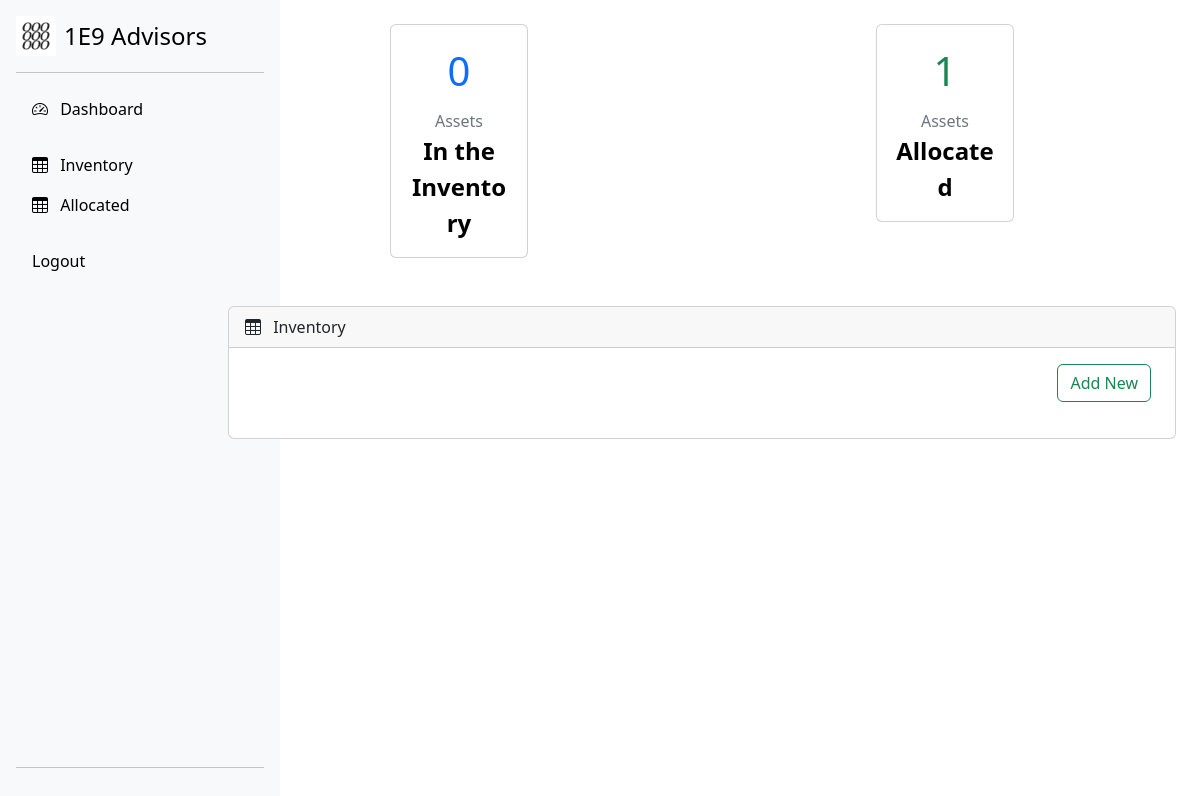
Page /newbase/ (signed in) on the earlier database version.
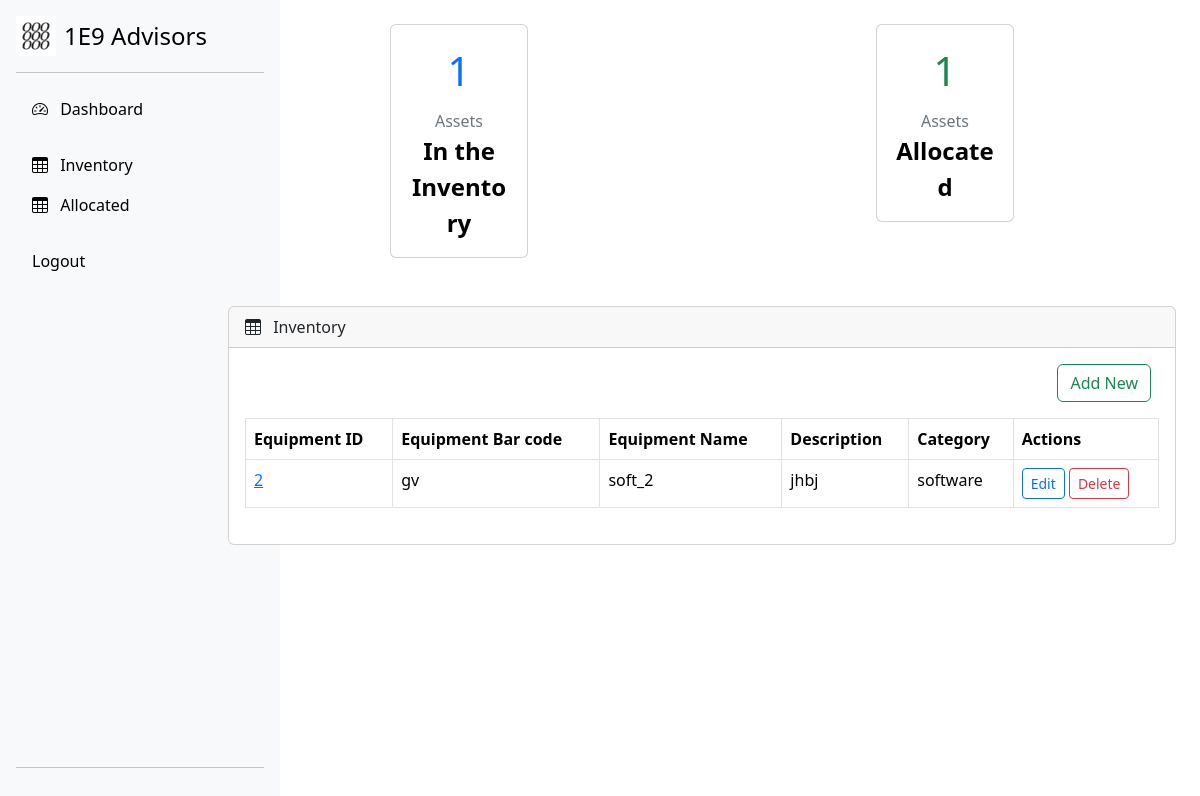
Same page on the later database version.
### inventorymanager/models.py (models this page shows, shortened)
class Assets(models.Model) :
    equipment_id = models.CharField(max_length=30)
    equipment_code = models.CharField(default=None,max_length=100,unique=True)
    equipment_name = models.CharField(max_length=30)
    description = models.CharField(max_length=100)
    category_name = models.ForeignKey(Categories,on_delete=models.CASCADE)
    in_out = models.BooleanField(default=False)

class Categories(models.Model) :
    category_name = models.CharField(unique=True,max_length=20)
    quantity = models.IntegerField(default=0)
    def __str__(self):
        return self.category_name

### inventorymanager/views.py (the view, shortened to what this page needs)
# urls.py: path("newbase/",views.HomeView.as_view(),name='newbase'),
class HomeView(LoginRequiredMixin,generic.TemplateView):
    template_name = 'inventorymanager/newbase.html'
    redirect_field_name = None
    login_url = 'inventorymanager:login'
    def get_context_data(self, **kwargs: Any) :
        Asset_records = [i for i in list(Assets.objects.all()) if not i.in_out]
        Allocated_records = [i for i in Allocated.objects.all() if Assets.objects.get(id=i.equipment_id_id).in_out]
        return {'Asset_records':Asset_records,'Asset_count':len(Asset_records),'Allocated_records':len(Allocated_records)}

### inventorymanager/templates/inventorymanager/newbase.html (shortened to what the changed rows need)
<!DOCTYPE html>
<html lang="en">
<head>
    <!-- {% load bootstrap5 %}
    {% bootstrap_css %}
    {% bootstrap_javascript %} -->
    <link href="https://cdn.jsdelivr.net/npm/bootstrap@5.3.3/dist/css/bootstrap.min.css" rel="stylesheet">
    <link rel="stylesheet" href="https://cdn.jsdelivr.net/npm/bootstrap-icons@1.9.1/font/bootstrap-icons.css">
</head>
<body>
    <div class="row">
        <div class="container-fluid col-xl-10 col-md-12">
            <main>
                <div class="container-fluid px-4">
                    <div class="row mt-4 mb-4 justify-content-around">
                        <div class="col-xl-2 col-md-12">
                            <div class="card text-black mb-4">
                                <div class="row card-body text-center">
                                    <div class="fs-1 text-primary" id="totalAssets">
                                        {{Asset_count}}
                                    </div>
                                    <div class="fs-6 mt-2 text-secondary">Assets</div>
                                    <div class="fs-4 fw-bold">
                                        In the Inventory
                                    </div>
                                </div>
                            </div>
                        </div>
                    </div>
                </div>
                <div class="container-fluid px-4">
                    <div class="card mb-4">
                        <div class="card-body">
                            <div class="">
                                <div class="mb-1 table-responsive">
                                    {% if Asset_records %}
                                    <table class="table table-hover table-bordered fw-normal">
                                        <thead>
                                            <tr>
                                                <th>Equipment ID</th>
                                                <th>Equipment Bar code</th>
                                                <th>Equipment Name</th>
                                                <th>Description</th>
                                                <th>Category</th>
                                                <th>Actions</th>
                                            </tr>
                                        </thead>
                                        <tbody>
                                            {% for record in Asset_records %}
                                            <tr>
                                                <td><a class="first-col" href="#">{{ record.equipment_id }}</a></td>
                                                <td>{{ record.equipment_code }}</td>
                                                <td>{{ record.equipment_name }}</td>
                                                <td>{{ record.description }}</td>
                                                <td>{{ record.category_name }}</td>
                                                <td>
                                                    <button type="button" data-id="{{ record.id }}" class="btn btn-outline-primary btn-sm" data-bs-toggle="modal" data-bs-target="#editModal">
                                                        Edit
                                                    </button>
                                                    <button type="button" class="btn btn-outline-danger btn-sm" data-bs-toggle="modal" data-bs-target="#deleteModal" data-id="{{ record.id }}">
                                                        Delete
                                                    </button>
                                                </td>
                                            </tr>
                                            {% endfor %}
                                        </tbody>
                                    </table>
                                    {% endif %}
                                </div>
                            </div>
                        </div>
                    </div>
                </div>
            </main>
        </div>
    </div>
</body>
</html>

Differences in the rows shown:
added Assets: equipment_id "2", equipment_code "gv", equipment_name "soft_2", description "jhbj", category_name "software"
Other differences:
{{ Asset_count }}: "0" → "1"
text now shown: "Equipment ID Equipment Bar code Equipment Name Description Category Actions"
